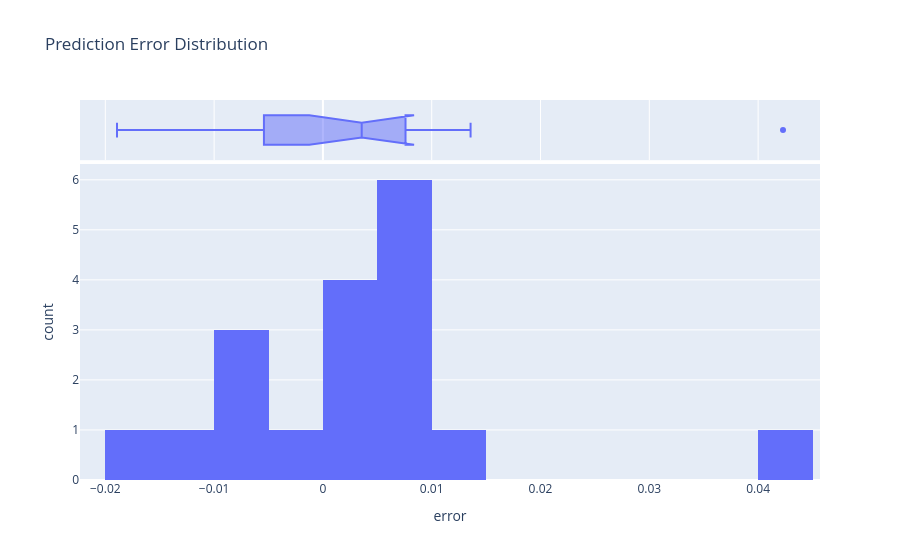

The cell this chart's notebook holds for it:
### Code cell
# Error distribution
fig = px.histogram(test_df, x='error', nbins=20, 
                   title='Prediction Error Distribution',
                   marginal='box')
fig.show()

### Figure 1 — Plotly figure (JSON) as saved in the notebook; plotly's stock layout.template omitted (floating-point values rounded to 4 significant figures)
{"data": [{"bingroup": "x", "hovertemplate": "error=%{x}<br>count=%{y}<extra></extra>", "legendgroup": "", "marker": {"color": "#636efa", "pattern": {"shape": ""}}, "name": "", "nbinsx": 20, "orientation": "v", "showlegend": false, "type": "histogram", "x": [0.005538, -0.009281, 0.04229, -0.01893, 0.007284, -0.005421, 0.0001823, 0.01357, -0.01166, 0.007593, 0.009773, 0.003381, 0.0002318, -0.003985, -0.005997, 0.008361, 0.005323, 0.003749], "xaxis": "x", "yaxis": "y"}, {"hovertemplate": "error=%{x}<extra></extra>", "legendgroup": "", "marker": {"color": "#636efa"}, "name": "", "notched": true, "showlegend": false, "type": "box", "x": [0.005538, -0.009281, 0.04229, -0.01893, 0.007284, -0.005421, 0.0001823, 0.01357, -0.01166, 0.007593, 0.009773, 0.003381, 0.0002318, -0.003985, -0.005997, 0.008361, 0.005323, 0.003749], "xaxis": "x2", "yaxis": "y2"}], "layout": {"autosize": true, "barmode": "relative", "legend": {"tracegroupgap": 0}, "title": {"text": "Prediction Error Distribution"}, "xaxis": {"anchor": "y", "autorange": true, "domain": [0, 1], "range": [-0.02233, 0.04569], "title": {"text": "error"}, "type": "linear"}, "xaxis2": {"anchor": "y2", "autorange": true, "domain": [0, 1], "matches": "x", "range": [-0.02233, 0.04569], "showgrid": true, "showticklabels": false, "type": "linear"}, "yaxis": {"anchor": "x", "autorange": true, "domain": [0, 0.8316], "range": [0, 6.316], "title": {"text": "count"}}, "yaxis2": {"anchor": "x2", "autorange": true, "domain": [0.8416, 1], "matches": "y2", "range": [-0.5, 0.5], "showgrid": false, "showline": false, "showticklabels": false, "ticks": "", "type": "category"}}}
